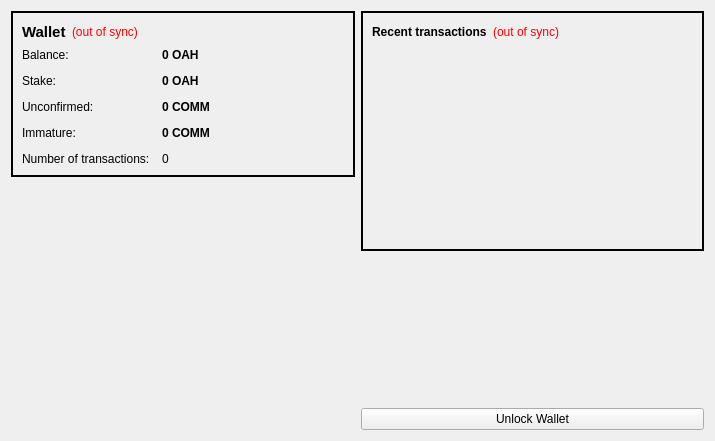
<?xml version="1.0" encoding="UTF-8"?>
<ui version="4.0">
 <class>OverviewPage</class>
 <widget class="QWidget" name="OverviewPage">
  <property name="geometry">
   <rect>
    <x>0</x>
    <y>0</y>
    <width>715</width>
    <height>441</height>
   </rect>
  </property>
  <property name="windowTitle">
   <string>Form</string>
  </property>
  <layout class="QHBoxLayout" name="horizontalLayout" stretch="1,1">
   <item>
    <layout class="QVBoxLayout" name="verticalLayout_2">
     <item>
      <widget class="QFrame" name="frame">
       <property name="styleSheet">
        <string notr="true">#frame {
border: 2px solid #010101;
}</string>
       </property>
       <property name="frameShape">
        <enum>QFrame::StyledPanel</enum>
       </property>
       <property name="frameShadow">
        <enum>QFrame::Raised</enum>
       </property>
       <layout class="QVBoxLayout" name="verticalLayout_4">
        <item>
         <layout class="QHBoxLayout" name="horizontalLayout_4">
          <item>
           <widget class="QLabel" name="label_5">
            <property name="font">
             <font>
              <pointsize>11</pointsize>
              <weight>75</weight>
              <bold>true</bold>
             </font>
            </property>
            <property name="text">
             <string>Wallet</string>
            </property>
           </widget>
          </item>
          <item>
           <widget class="QLabel" name="labelWalletStatus">
            <property name="toolTip">
             <string>The displayed information may be out of date. Your wallet automatically synchronizes with the OldAgeHomeCoin network after a connection is established, but this process has not completed yet.</string>
            </property>
            <property name="styleSheet">
             <string notr="true">QLabel { color: red; }</string>
            </property>
            <property name="text">
             <string notr="true">(out of sync)</string>
            </property>
            <property name="alignment">
             <set>Qt::AlignLeading|Qt::AlignLeft|Qt::AlignVCenter</set>
            </property>
           </widget>
          </item>
          <item>
           <spacer name="horizontalSpacer_2">
            <property name="orientation">
             <enum>Qt::Horizontal</enum>
            </property>
            <property name="sizeHint" stdset="0">
             <size>
              <width>40</width>
              <height>20</height>
             </size>
            </property>
           </spacer>
          </item>
         </layout>
        </item>
        <item>
         <layout class="QFormLayout" name="formLayout_2">
          <property name="fieldGrowthPolicy">
           <enum>QFormLayout::AllNonFixedFieldsGrow</enum>
          </property>
          <property name="horizontalSpacing">
           <number>12</number>
          </property>
          <property name="verticalSpacing">
           <number>12</number>
          </property>
          <item row="0" column="0">
           <widget class="QLabel" name="label">
            <property name="text">
             <string>Balance:</string>
            </property>
           </widget>
          </item>
          <item row="0" column="1">
           <widget class="QLabel" name="labelBalance">
            <property name="font">
             <font>
              <weight>75</weight>
              <bold>true</bold>
             </font>
            </property>
            <property name="cursor">
             <cursorShape>IBeamCursor</cursorShape>
            </property>
            <property name="toolTip">
             <string>Your current balance</string>
            </property>
            <property name="text">
             <string notr="true">0 OAH</string>
            </property>
            <property name="textInteractionFlags">
             <set>Qt::LinksAccessibleByMouse|Qt::TextSelectableByKeyboard|Qt::TextSelectableByMouse</set>
            </property>
           </widget>
          </item>
          <item row="1" column="0">
           <widget class="QLabel" name="label_6">
            <property name="text">
             <string>Stake:</string>
            </property>
           </widget>
          </item>
          <item row="1" column="1">
           <widget class="QLabel" name="labelStake">
            <property name="font">
             <font>
              <weight>75</weight>
              <bold>true</bold>
             </font>
            </property>
            <property name="cursor">
             <cursorShape>IBeamCursor</cursorShape>
            </property>
            <property name="toolTip">
             <string>Total of coins that was staked, and do not yet count toward the current balance</string>
            </property>
            <property name="text">
             <string notr="true">0 OAH</string>
            </property>
            <property name="textInteractionFlags">
             <set>Qt::LinksAccessibleByMouse|Qt::TextSelectableByKeyboard|Qt::TextSelectableByMouse</set>
            </property>
           </widget>
          </item>
          <item row="2" column="0">
           <widget class="QLabel" name="label_3">
            <property name="text">
             <string>Unconfirmed:</string>
            </property>
           </widget>
          </item>
          <item row="2" column="1">
           <widget class="QLabel" name="labelUnconfirmed">
            <property name="font">
             <font>
              <weight>75</weight>
              <bold>true</bold>
             </font>
            </property>
            <property name="cursor">
             <cursorShape>IBeamCursor</cursorShape>
            </property>
            <property name="toolTip">
             <string>Total of transactions that have yet to be confirmed, and do not yet count toward the current balance</string>
            </property>
            <property name="text">
             <string notr="true">0 COMM</string>
            </property>
            <property name="textInteractionFlags">
             <set>Qt::LinksAccessibleByMouse|Qt::TextSelectableByKeyboard|Qt::TextSelectableByMouse</set>
            </property>
           </widget>
          </item>
          <item row="3" column="0">
           <widget class="QLabel" name="labelImmatureText">
            <property name="text">
             <string>Immature:</string>
            </property>
           </widget>
          </item>
          <item row="3" column="1">
           <widget class="QLabel" name="labelImmature">
            <property name="font">
             <font>
              <weight>75</weight>
              <bold>true</bold>
             </font>
            </property>
            <property name="toolTip">
             <string>Mined balance that has not yet matured</string>
            </property>
            <property name="text">
             <string notr="true">0 COMM</string>
            </property>
            <property name="textInteractionFlags">
             <set>Qt::LinksAccessibleByMouse|Qt::TextSelectableByKeyboard|Qt::TextSelectableByMouse</set>
            </property>
           </widget>
          </item>
          <item row="4" column="0">
           <widget class="QLabel" name="label_2">
            <property name="text">
             <string>Number of transactions:</string>
            </property>
           </widget>
          </item>
          <item row="4" column="1">
           <widget class="QLabel" name="labelNumTransactions">
            <property name="toolTip">
             <string>Total number of transactions in wallet</string>
            </property>
            <property name="text">
             <string notr="true">0</string>
            </property>
           </widget>
          </item>
         </layout>
        </item>
       </layout>
      </widget>
     </item>
     <item>
      <spacer name="verticalSpacer">
       <property name="orientation">
        <enum>Qt::Vertical</enum>
       </property>
       <property name="sizeHint" stdset="0">
        <size>
         <width>20</width>
         <height>40</height>
        </size>
       </property>
      </spacer>
     </item>
     <item>
      <widget class="QLabel" name="label_6">
       <property name="text">
        <string/>
       </property>
       <property name="pixmap">
        <pixmap resource="../bitcoin.qrc">:/images/backg</pixmap>
       </property>
       <property name="scaledContents">
        <bool>false</bool>
       </property>
       <property name="alignment">
        <set>Qt::AlignCenter</set>
       </property>
       <property name="margin">
        <number>-2</number>
       </property>
      </widget>
     </item>
    </layout>
   </item>
   <item>
    <layout class="QVBoxLayout" name="verticalLayout_3">
     <item>
      <widget class="QFrame" name="frame_2">
       <property name="styleSheet">
        <string notr="true">#frame_2 {
border: 2px solid #010101;
}</string>
       </property>
       <property name="frameShape">
        <enum>QFrame::StyledPanel</enum>
       </property>
       <property name="frameShadow">
        <enum>QFrame::Raised</enum>
       </property>
       <layout class="QVBoxLayout" name="verticalLayout">
        <item>
         <layout class="QHBoxLayout" name="horizontalLayout_2">
          <item>
           <widget class="QLabel" name="label_4">
            <property name="text">
             <string>&lt;b&gt;Recent transactions&lt;/b&gt;</string>
            </property>
           </widget>
          </item>
          <item>
           <widget class="QLabel" name="labelTransactionsStatus">
            <property name="toolTip">
             <string>The displayed information may be out of date. Your wallet automatically synchronizes with the OldAgeHomeCoin network after a connection is established, but this process has not completed yet.</string>
            </property>
            <property name="styleSheet">
             <string notr="true">QLabel { color: red; }</string>
            </property>
            <property name="text">
             <string notr="true">(out of sync)</string>
            </property>
            <property name="alignment">
             <set>Qt::AlignRight|Qt::AlignTrailing|Qt::AlignVCenter</set>
            </property>
           </widget>
          </item>
          <item>
           <spacer name="horizontalSpacer">
            <property name="orientation">
             <enum>Qt::Horizontal</enum>
            </property>
            <property name="sizeHint" stdset="0">
             <size>
              <width>40</width>
              <height>20</height>
             </size>
            </property>
           </spacer>
          </item>
         </layout>
        </item>
        <item>
         <widget class="QListView" name="listTransactions">
          <property name="styleSheet">
           <string notr="true">QListView { background: transparent; }</string>
          </property>
          <property name="frameShape">
           <enum>QFrame::NoFrame</enum>
          </property>
          <property name="verticalScrollBarPolicy">
           <enum>Qt::ScrollBarAlwaysOff</enum>
          </property>
          <property name="horizontalScrollBarPolicy">
           <enum>Qt::ScrollBarAlwaysOff</enum>
          </property>
          <property name="selectionMode">
           <enum>QAbstractItemView::NoSelection</enum>
          </property>
         </widget>
        </item>
       </layout>
      </widget>
     </item>
     <item>
      <spacer name="verticalSpacer_2">
       <property name="orientation">
        <enum>Qt::Vertical</enum>
       </property>
       <property name="sizeHint" stdset="0">
        <size>
         <width>20</width>
         <height>40</height>
        </size>
       </property>
      </spacer>
     </item>
     <item>
      <widget class="QPushButton" name="unlockWalletButton">
       <property name="text">
        <string>Unlock Wallet</string>
       </property>
      </widget>
     </item>
    </layout>
   </item>
  </layout>
 </widget>
 <resources>
  <include location="../bitcoin.qrc"/>
 </resources>
 <connections/>
</ui>
